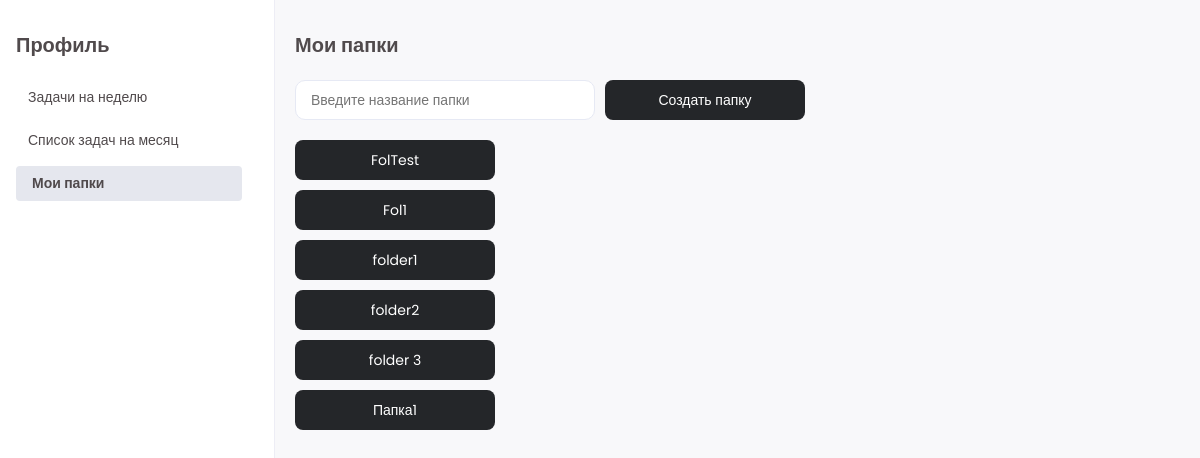
The page /my_folders/ (signed in) on the database as committed earlier.
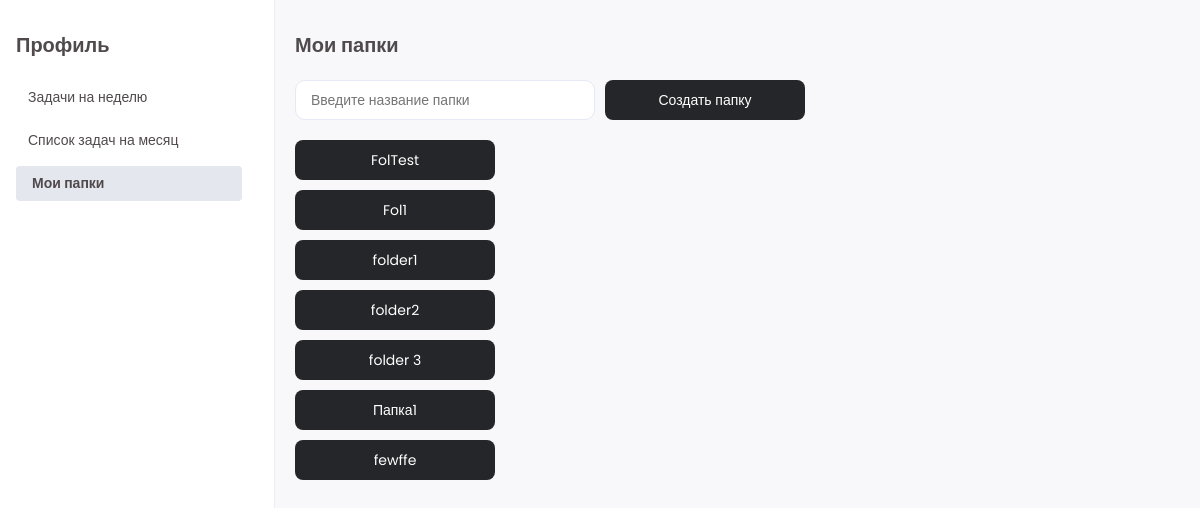
The same page on the database as committed later.
### tasks/models.py (models this page shows)
class Folders(models.Model):
    user = models.ForeignKey(User, on_delete=models.CASCADE)
    title = models.CharField(max_length=35)

### tasks/views.py (the view)
# urls.py: path('my_folders/', views.get_my_folders, name='my_folders'),
@login_required
def get_my_folders(request):
    folders = Folders.objects.filter(user=request.user)
    return render(request, 'tasks/my_folders.html', {'folders': folders})

### templates/tasks/my_folders.html (shortened to what this page needs)
{% extends 'base/base.html' %}
{% load static %}
{% block styles %}
<link rel="stylesheet" href="{% static 'tasks/css/main.css' %}">
<link rel="stylesheet" href="{% static 'tasks/css/task-form.css' %}">
<link rel="stylesheet" href="{% static 'tasks/css/week.css' %}">
<link rel="stylesheet" href="{% static 'tasks/css/my_folders.css' %}">
{% endblock %}
{% block content %}
<div class="main-area">
    <div class="area">
        <h1>Мои папки</h1>
        <div class="create-folder">
            <input class="input-folder" type="text" id="folder-title" placeholder="Введите название папки" />
            <button id="create-folder-button" class="btn btn-folder">Создать папку</button>
        </div>
            <div class="folders">
                <ul id="folder-list" class="folder-list">
                    {% for folder in folders %}
                    <li>
                        <button onclick="loadFolderContents({{ folder.id }})" class="btn btn-folder">{{ folder.title }}</button>
                    </li>
                    {% endfor %}
                </ul>
            </div>
    </div>
</div>
{% endblock %}

Rows that differ between the two databases and show on the page:
added Folders: title "fewffe"
